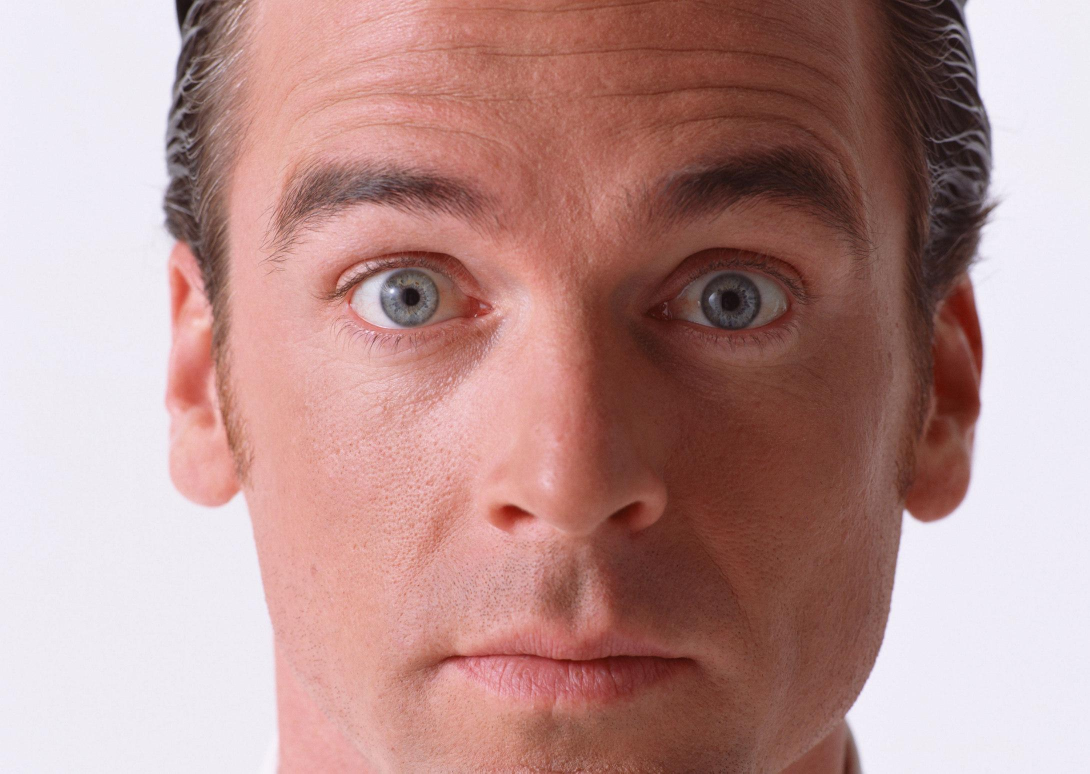
#> input picture testdata/0.jpg, 2180 x 1547 px (shown at 1/2 size); its folder holds only this picture in this run
$ python loadData.py   (Python 2 division)
#> lines starting #> are read from the running program, lines starting #| are printed output that depends on the picture
# -*- coding: utf-8 -*-

import os
import numpy as np
import cv2

IMAGE_SIZE = 64


# 按照指定图像大小调整尺寸
def resize_image(image, height=IMAGE_SIZE, width=IMAGE_SIZE):
    top, bottom, left, right = (0, 0, 0, 0)

    # 获取图像尺寸
    h, w, _ = image.shape

    # 对于长宽不相等的图片，找到最长的一边
    longest_edge = max(h, w)

    # 计算短边需要增加多上像素宽度使其与长边等长
    if h < longest_edge:
        dh = longest_edge - h
        top = dh // 2
        bottom = dh - top
    elif w < longest_edge:
        dw = longest_edge - w
        left = dw // 2
        right = dw - left
    else:
        pass

        # RGB颜色
    BLACK = [0, 0, 0]

    # 给图像增加边界，是图片长、宽等长，cv2.BORDER_CONSTANT指定边界颜色由value指定
    constant = cv2.copyMakeBorder(image, top, bottom, left, right, cv2.BORDER_CONSTANT, value=BLACK)

    # 调整图像大小并返回
    return cv2.resize(constant, (height, width))


# 读取训练数据i
images = []
labels = []

def file_exit(path_name,son_path_name):#判断path_name文件夹下是否有file_name
    lists = os.listdir(path_name)#该目录下的所有文件夹
    for list in lists:#遍历所有文件，如果存在与son_path_name同名的文件夹，返回1即找到测试集文件
        if list == son_path_name:
            print ('file exits')
            return 1
    return 0


def read_path(path_name,son_path_name):#读取路径下的数据集，并为每张图片添加一个类别标签
    parent_path = os.path.abspath(os.path.join(path_name, '..'))
    exit_code=file_exit(parent_path,son_path_name)#判断该路径下是否有测试集目录

    if exit_code == 1:#如果有，则全路径是当前路径上一级＋测试集文件夹名
        fullpath = parent_path +'/'+ son_path_name

        for dir_item in os.listdir(fullpath):#遍历所有的图片

            if dir_item.endswith('.jpg'):#如果格式是图片，则进行大小处理
                image = cv2.imread(fullpath+'/'+dir_item)
                image = resize_image(image, IMAGE_SIZE, IMAGE_SIZE)

                # cv2.imwrite('test.jpg', image)

                images.append(image)
                labels.append(son_path_name)
    print labels
    return images, labels


# 从指定路径读取训练数据，path_name是当前文件所在路径，son_path_name是需要寻找的存放测试数据的子目录名
def load_dataset(path_name,son_path_name):
    images, labels = read_path(path_name,son_path_name)#读取子目录下的所有测试数据集
#> in read_path, image is the input picture: shape (1547, 2180, 3); mean B, G, R 144.1, 146.8, 184.2
#> in resize_image, `constant = cv2.copyMakeBorder(image, top, bottom, left, right, cv2.BOR..`:
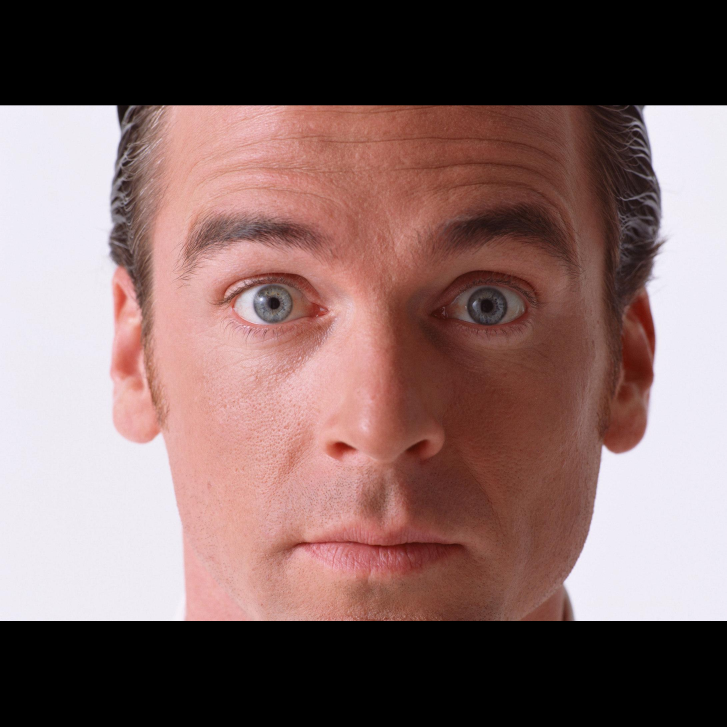
#> constant: shape (2180, 2180, 3) (shown at 1/3 size); mean B, G, R 102.2, 104.2, 130.7
#> in resize_image, `return cv2.resize(constant, (height, width))`:
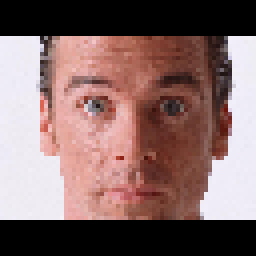
#> returned value: shape (64, 64, 3) (shown 4 times larger); mean of channels 0, 1, 2 103.5, 105.5, 132.5; drawn as B, G, R
#> images = 1 item; labels = ['testdata']

    # 将输入的所有图片转成四维数组，尺寸为(图片数量*IMAGE_SIZE*IMAGE_SIZE*3)
    # IMAGE_SIZE为64，故对我来说尺寸为1200 * 64 * 64 * 3
    # 图片为64 * 64像素,一个像素3个颜色值(RGB)
    images = np.array(images)
    print(images.shape)
#| (1, 64, 64, 3)

    # 标注数据，'traindata'文件夹下都是训练集的脸部图像，全部指定为0，另外一个文件夹下是测试集的，全部指定为1
    labels = np.array([0 if label==('traindata') else 1 for label in labels])
#> labels = [1]
    print labels
#| [1]
    return images, labels


if __name__ == '__main__':
    path_name=os.getcwd()#getcwd()获取当前.py文件所在目录，加载与此目录所在路径上一级的traindata文件夹下的所有训练文件
    images, labels = load_dataset(path_name,'testdata')
#> labels = [1]
    print images,labels
#> (printed output is left out)

$ run again, on testdata/12.jpg
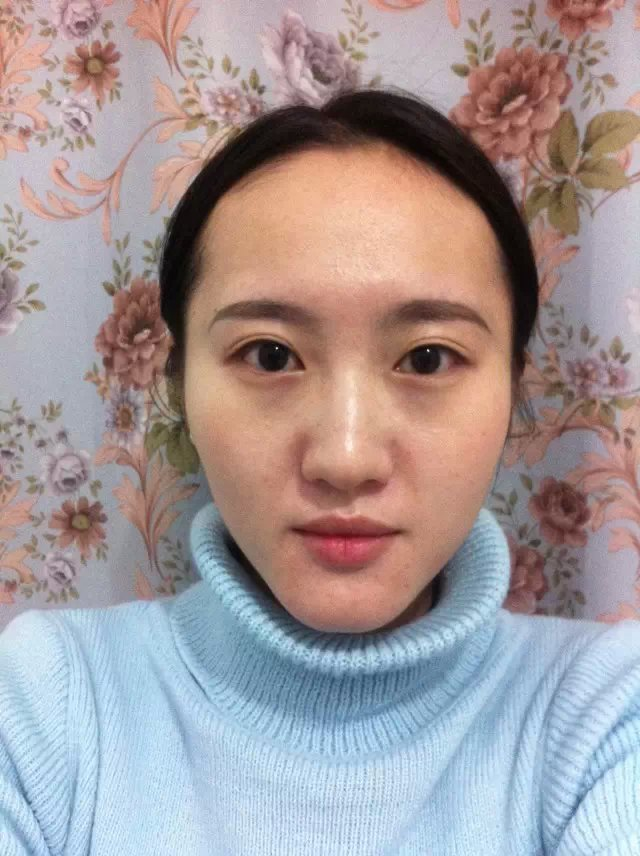
#> input picture testdata/12.jpg, 640 x 856 px
#> in read_path, image is the input picture: shape (856, 640, 3); mean B, G, R 153.2, 152, 164.1
#> in resize_image, `constant = cv2.copyMakeBorder(image, top, bottom, left, right, cv2.BOR..`:
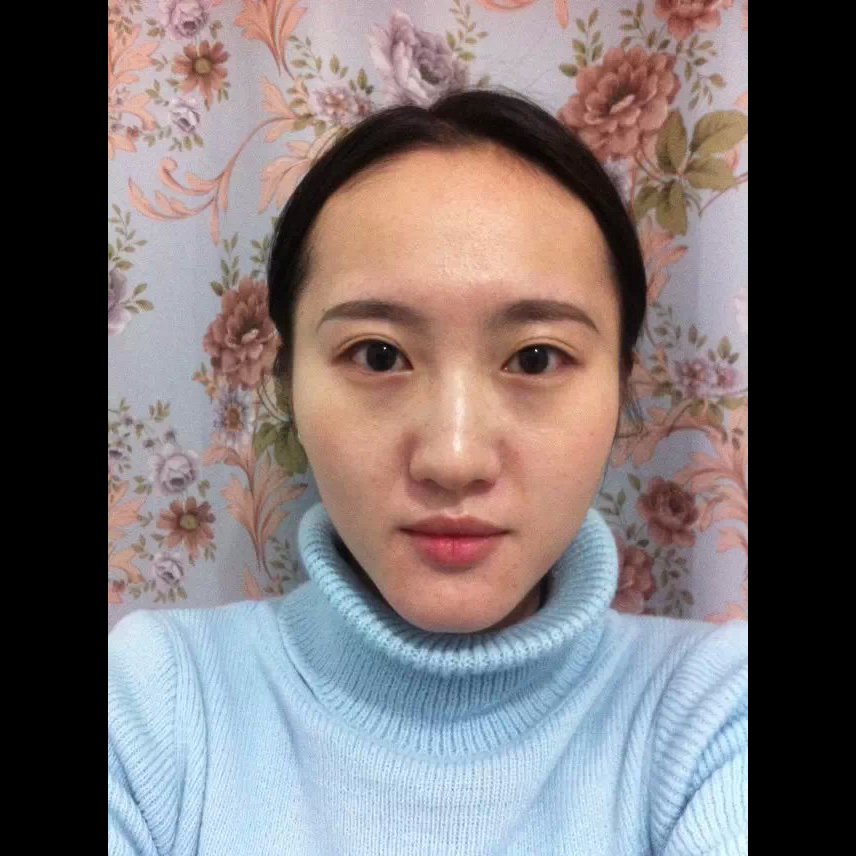
#> constant: shape (856, 856, 3); mean B, G, R 114.5, 113.6, 122.7
#> in resize_image, `return cv2.resize(constant, (height, width))`:
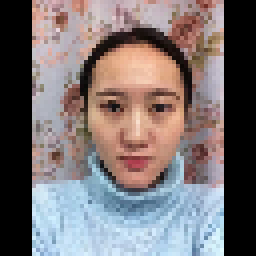
#> returned value: shape (64, 64, 3) (shown 4 times larger); mean of channels 0, 1, 2 114.8, 113.9, 123; drawn as B, G, R
#> in load_dataset, `images, labels = read_path(path_name,son_path_name)#读取子目录下的所有测试数据集`: images = 1 item; labels = ['testdata']
#| (1, 64, 64, 3)
#> in load_dataset, `labels = np.array([0 if label==('traindata') else 1 for label in label..`: labels = [1]
#| [1]
#> (printed output is left out)

$ run again, on testdata/13.jpg
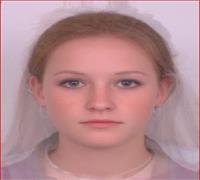
#> input picture testdata/13.jpg, 200 x 180 px
#> in read_path, image is the input picture: shape (180, 200, 3); mean B, G, R 144.6, 139.8, 181.9
#> in resize_image, `constant = cv2.copyMakeBorder(image, top, bottom, left, right, cv2.BOR..`:
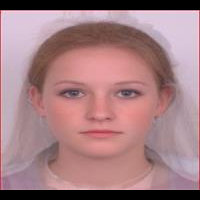
#> constant: shape (200, 200, 3); mean B, G, R 130.2, 125.8, 163.7
#> in resize_image, `return cv2.resize(constant, (height, width))`:
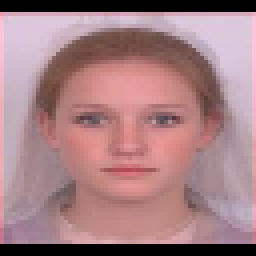
#> returned value: shape (64, 64, 3) (shown 4 times larger); mean of channels 0, 1, 2 131.8, 127.4, 165.6; drawn as B, G, R
#> in load_dataset, `images, labels = read_path(path_name,son_path_name)#读取子目录下的所有测试数据集`: images = 1 item; labels = ['testdata']
#| (1, 64, 64, 3)
#> in load_dataset, `labels = np.array([0 if label==('traindata') else 1 for label in label..`: labels = [1]
#| [1]
#> (printed output is left out)

$ run again, on testdata/14.jpg
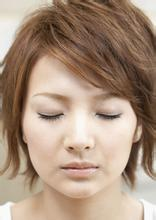
#> input picture testdata/14.jpg, 156 x 220 px
#> in read_path, image is the input picture: shape (220, 156, 3); mean B, G, R 125, 144.7, 169.4
#> in resize_image, `constant = cv2.copyMakeBorder(image, top, bottom, left, right, cv2.BOR..`:
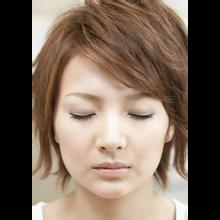
#> constant: shape (220, 220, 3); mean B, G, R 88.7, 102.6, 120.1
#> in resize_image, `return cv2.resize(constant, (height, width))`:
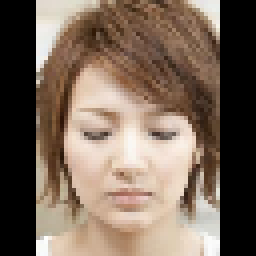
#> returned value: shape (64, 64, 3) (shown 4 times larger); mean of channels 0, 1, 2 90.1, 104.2, 121.8; drawn as B, G, R
#> in load_dataset, `images, labels = read_path(path_name,son_path_name)#读取子目录下的所有测试数据集`: images = 1 item; labels = ['testdata']
#| (1, 64, 64, 3)
#> in load_dataset, `labels = np.array([0 if label==('traindata') else 1 for label in label..`: labels = [1]
#| [1]
#> (printed output is left out)
